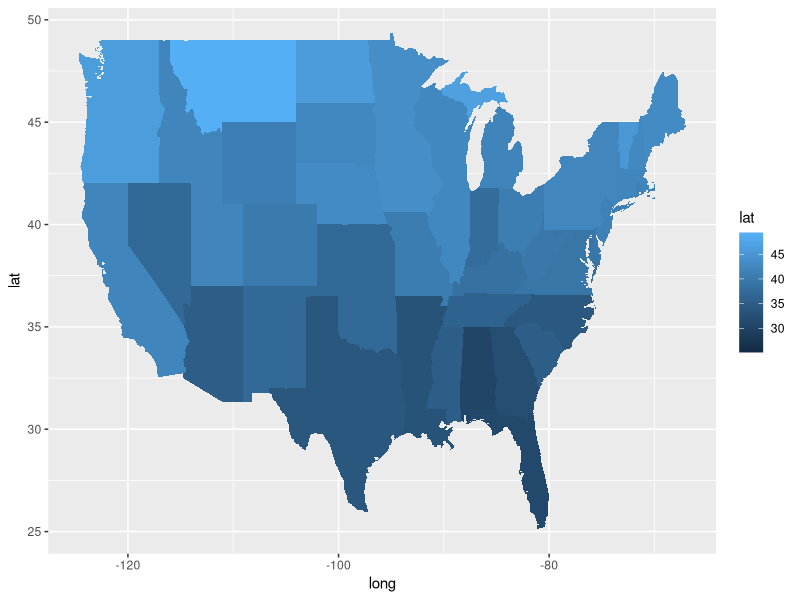
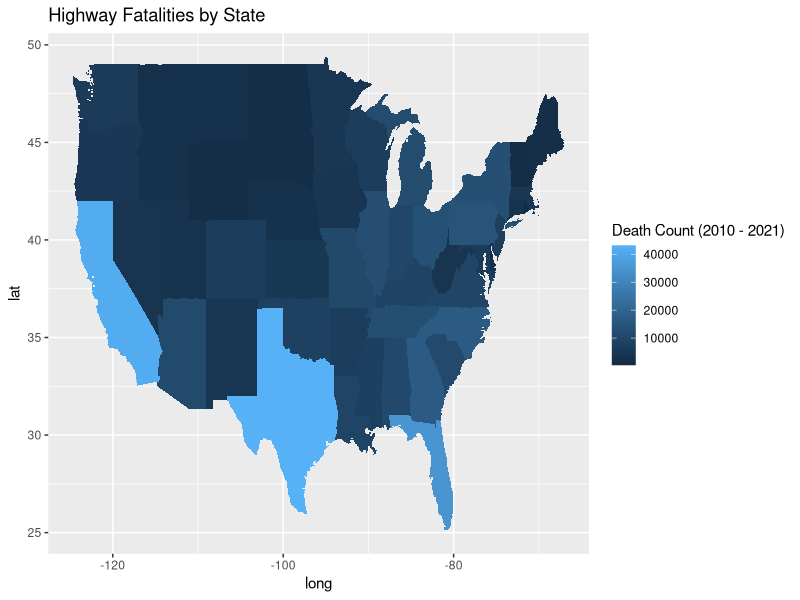
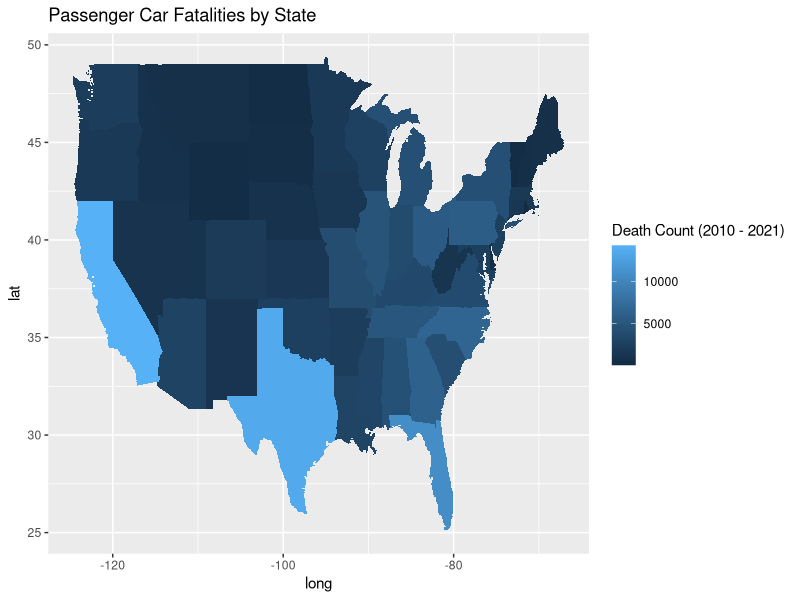
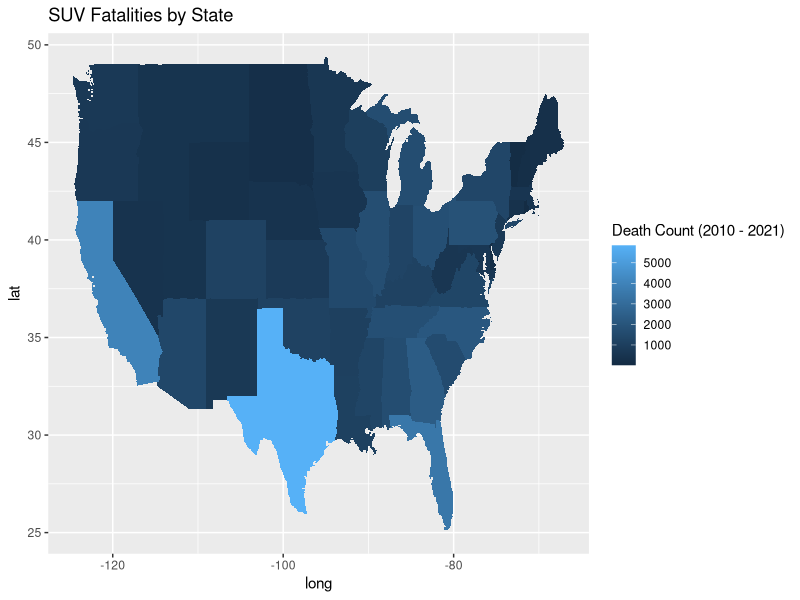
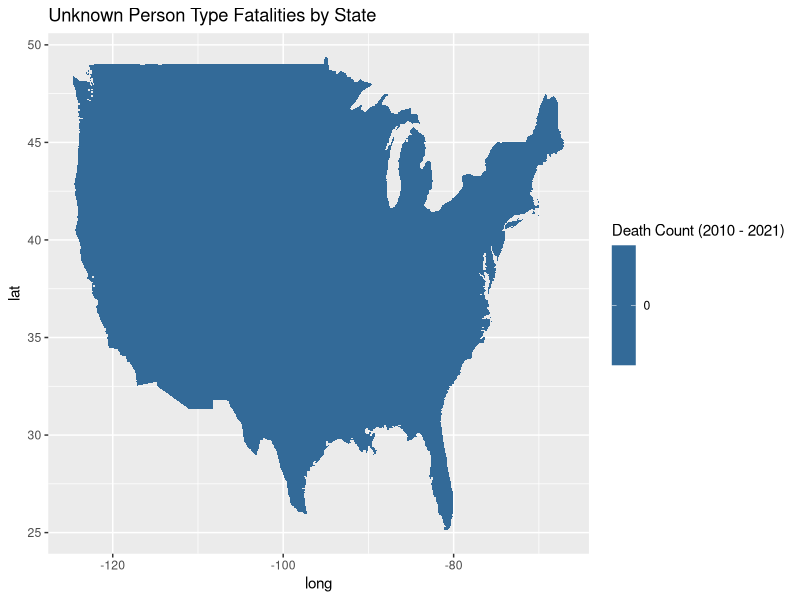
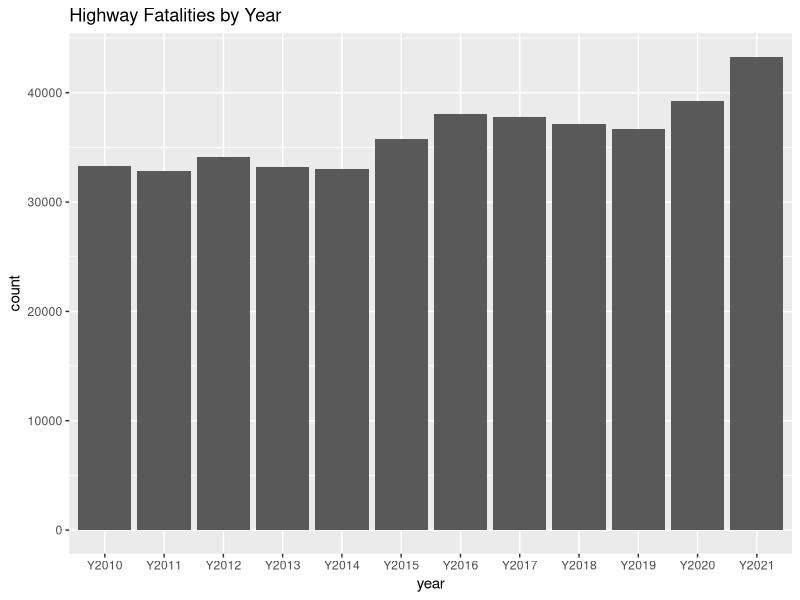
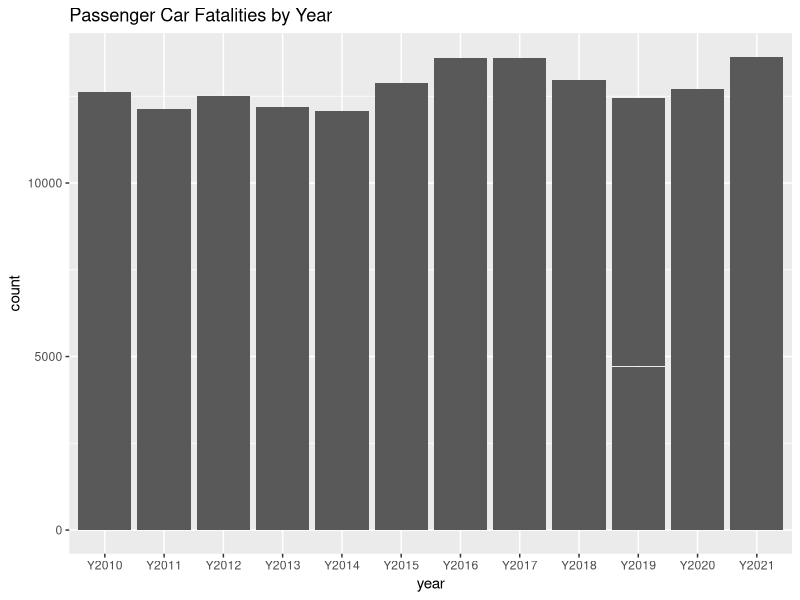
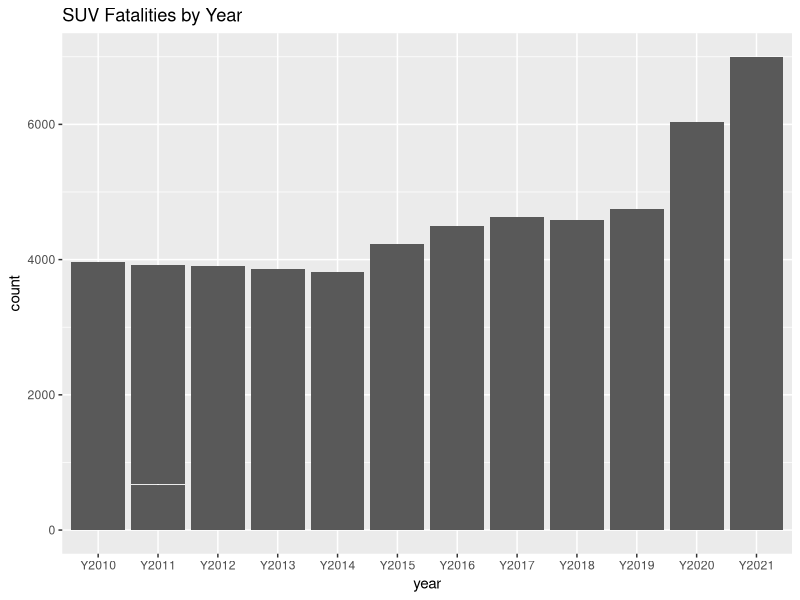

The R script that drew these images, in order:
## ---- chunk 1
knitr::opts_chunk$set(echo = TRUE)
## ---- chunk 2
# csv being used
library(tidyverse)
library(dplyr)

hw <- read.csv("hwFatal.csv")
head(hw)

# information about data set
summary(hw)
## ---- chunk 3
# Cleaning data
## Fixing empty column name for Fatality Type, and making year column names start with a character
hw <-  read.csv("hwFatal.csv", col.names = c("State","FatalityType","Y2010","Y2011","Y2012","Y2013","Y2014","Y2015","Y2016","Y2017","Y2018","Y2019","Y2020","Y2021"))

## Creating a second dataset where there the whole country collectively is not included (just states and territories individually)
state_fatalities <- hw %>% filter(State != "United States")
head(state_fatalities)

## Parse the fatality by year as a number, and not a character.
state_fatalities <- state_fatalities %>%
    mutate (
        Y2010 = parse_number(Y2010),
        Y2011 = parse_number(Y2011),
        Y2012 = parse_number(Y2012),
        Y2013 = parse_number(Y2013),
        Y2014 = parse_number(Y2014),
        Y2015 = parse_number(Y2015),
        Y2016 = parse_number(Y2016),
        Y2017 = parse_number(Y2017),
        Y2018 = parse_number(Y2018),
        Y2019 = parse_number(Y2019),
        Y2020 = parse_number(Y2020),
        Y2021 = parse_number(Y2021),
    )

## Display information about data set
summary(state_fatalities)
## ---- chunk 4
states <- map_data("state")
head(states)
## ---- chunk 5
states %>% ggplot(aes(x = long, y = lat)) + 
  geom_polygon(aes(group = group, fill = lat))
## ---- chunk 6
state_fatalities$region <- tolower(state_fatalities$State)

nomatch1 <- state_fatalities %>% anti_join(states, by="region")
# States for which we do not have map data
unique(nomatch1$state)

nomatch2 <- states %>% anti_join(state_fatalities, by="region")
# States for which we do not have crime data
unique(nomatch2$state)
## ---- chunk 7
# Construct map of state by state

## Join
state_map <- state_fatalities %>% left_join(states, by="region")

head(state_map)

## Map
state_map %>% filter(FatalityType == "Highway Fatalities") %>% 
    ggplot(aes(x = long, y = lat, 
    fill=Y2010+Y2011+Y2012+Y2013+Y2014+Y2015+Y2016+Y2017+Y2018+Y2019+Y2020+Y2021)) + 
    geom_polygon(aes(group=group)) +
    scale_fill_continuous(name = "Death Count (2010 - 2021)") +
    ggtitle("Highway Fatalities by State")
    
state_map %>% filter(FatalityType == "Passenger Car Fatalities") %>% 
    ggplot(aes(x = long, y = lat, 
    fill=Y2010+Y2011+Y2012+Y2013+Y2014+Y2015+Y2016+Y2017+Y2018+Y2019+Y2020+Y2021)) + 
    geom_polygon(aes(group=group)) +
    scale_fill_continuous(name = "Death Count (2010 - 2021)") +
    ggtitle("Passenger Car Fatalities by State")

state_map %>% filter(FatalityType == "SUV Fatalities") %>% 
    ggplot(aes(x = long, y = lat, 
    fill=Y2010+Y2011+Y2012+Y2013+Y2014+Y2015+Y2016+Y2017+Y2018+Y2019+Y2020+Y2021)) + 
    geom_polygon(aes(group=group)) +
    scale_fill_continuous(name = "Death Count (2010 - 2021)") +
    ggtitle("SUV Fatalities by State")

state_map %>% filter(FatalityType == "Unknown Person Type Fatalities") %>% 
    ggplot(aes(x = long, y = lat, 
    fill=Y2010+Y2011+Y2012+Y2013+Y2014+Y2015+Y2016+Y2017+Y2018+Y2019+Y2020+Y2021)) + 
    geom_polygon(aes(group=group)) +
    scale_fill_continuous(name = "Death Count (2010 - 2021)") +
    ggtitle("Unknown Person Type Fatalities by State")
## ---- chunk 8
# Construct map of fatalality by year

states_year <- state_fatalities %>% 
  pivot_longer(cols = Y2010:Y2021, 
               names_to = "year", 
               values_to = "count") %>% 
  mutate(`count` = as.numeric(`count`))

states_year %>% 
  filter(FatalityType == "Highway Fatalities") %>% 
  ggplot(aes(x = year, y = count)) + 
  geom_col() + 
  ggtitle("Highway Fatalities by Year")

states_year %>% 
  filter(FatalityType == "Passenger Car Fatalities") %>% 
  ggplot(aes(x = year, y = count)) + 
  geom_col() + 
  ggtitle("Passenger Car Fatalities by Year")

states_year %>% 
  filter(FatalityType == "SUV Fatalities") %>% 
  ggplot(aes(x = year, y = count)) + 
  geom_col() + 
  ggtitle("SUV Fatalities by Year")

states_year %>% 
  filter(FatalityType == "Unknown Person Type Fatalities") %>% 
  ggplot(aes(x = year, y = count)) + 
  geom_col() + 
  ggtitle("Unknown Person Type Fatalities by Year")
